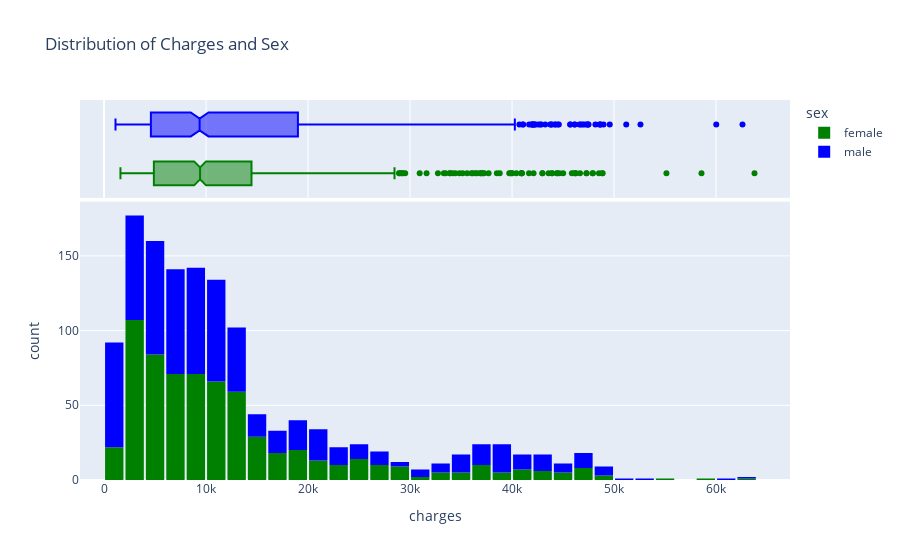

Notebook code cell kept with this figure:
### Markdown cell above
We can make the following observations from the above graph:

* For most customers, the annual medical charges are under \\$10,000. Only a small fraction of customer have higher medical expenses, possibly due to accidents, major illnesses and genetic diseases. The distribution follows a "power law"
* There is a significant difference in medical expenses between smokers and non-smokers. While the median for non-smokers is \\$7300, the median for smokers is close to \\$35,000.


> **EXERCISE**: Visualize the distribution of medical charges in connection with other factors like "sex" and "region". What do you observe?

### Code cell
fig = px.histogram(medical_df, 
                   x='charges', 
                   marginal='box', 
                   color='region' and 'sex', 
                   color_discrete_sequence=['green', 'blue'], 
                   title='Distribution of Charges and Sex')
fig.update_layout(bargap=0.1)
fig.show()

### Figure 1 — Plotly figure (JSON) as saved in the notebook; plotly's stock layout.template omitted (floating-point values rounded to 4 significant figures; data arrays with more than 128 entries replaced by an {"elided": "..."} marker saying what was removed)
{"data": [{"alignmentgroup": "True", "bingroup": "x", "hovertemplate": "sex=female<br>charges=%{x}<br>count=%{y}<extra></extra>", "legendgroup": "female", "marker": {"color": "green", "pattern": {"shape": ""}}, "name": "female", "offsetgroup": "female", "orientation": "v", "showlegend": true, "type": "histogram", "x": {"elided": "662 float values"}, "xaxis": "x", "yaxis": "y"}, {"alignmentgroup": "True", "hovertemplate": "sex=female<br>charges=%{x}<extra></extra>", "legendgroup": "female", "marker": {"color": "green"}, "name": "female", "notched": true, "offsetgroup": "female", "showlegend": false, "type": "box", "x": {"elided": "662 float values"}, "xaxis": "x2", "yaxis": "y2"}, {"alignmentgroup": "True", "bingroup": "x", "hovertemplate": "sex=male<br>charges=%{x}<br>count=%{y}<extra></extra>", "legendgroup": "male", "marker": {"color": "blue", "pattern": {"shape": ""}}, "name": "male", "offsetgroup": "male", "orientation": "v", "showlegend": true, "type": "histogram", "x": {"elided": "676 float values"}, "xaxis": "x", "yaxis": "y"}, {"alignmentgroup": "True", "hovertemplate": "sex=male<br>charges=%{x}<extra></extra>", "legendgroup": "male", "marker": {"color": "blue"}, "name": "male", "notched": true, "offsetgroup": "male", "showlegend": false, "type": "box", "x": {"elided": "676 float values"}, "xaxis": "x2", "yaxis": "y2"}], "layout": {"bargap": 0.1, "barmode": "relative", "legend": {"title": {"text": "sex"}, "tracegroupgap": 0}, "title": {"text": "Distribution of Charges and Sex"}, "xaxis": {"anchor": "y", "domain": [0, 1], "title": {"text": "charges"}}, "xaxis2": {"anchor": "y2", "domain": [0, 1], "matches": "x", "showgrid": true, "showticklabels": false}, "yaxis": {"anchor": "x", "domain": [0, 0.7326], "title": {"text": "count"}}, "yaxis2": {"anchor": "x2", "domain": [0.7426, 1], "matches": "y2", "showgrid": false, "showline": false, "showticklabels": false, "ticks": ""}}}
